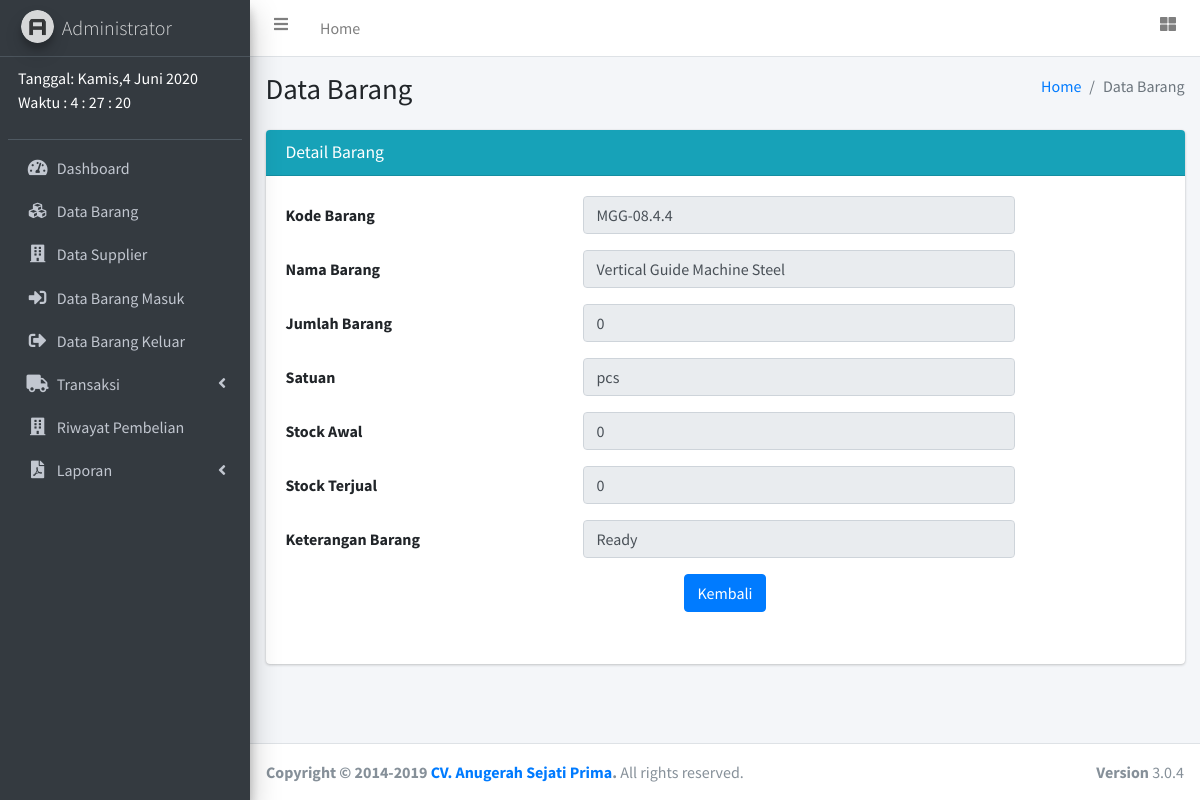
The page /admin/barangDetail.php?kd_barang=MGG-08.4.4 on the database its author committed.
### tables this page shows
CREATE TABLE `tbl_barang` (
  `id_barang` int(11) NOT NULL,
  `kd_barang` varchar(255) NOT NULL,
  `nama` varchar(1000) NOT NULL,
  `jumlah` int(15) NOT NULL,
  `satuan` varchar(20) NOT NULL,
  `keterangan` varchar(100) NOT NULL,
  `stock_awal` int(15) NOT NULL,
  `stock_terjual` int(15) NOT NULL
);

### admin/barangDetail.php (the view, shortened to what this page needs)
<?php include_once ('header.php') ?>
<?php include_once ('sidebar.php') ?>
<?php
$kdbar = $_GET['kd_barang'];
$sql   = "SELECT * FROM tbl_barang WHERE kd_barang = '$kdbar'";
$query = $mysqli->query($sql);
$row   = $query->fetch_array(MYSQLI_ASSOC);
?>
<div class="content-wrapper">
  <section class="content-header">
    <div class="container-fluid">
      <div class="row mb-2">
        <div class="col-sm-6">
          <h1>Data Barang</h1>
        </div>
        <div class="col-sm-6">
          <ol class="breadcrumb float-sm-right">
            <li class="breadcrumb-item"><a href="#">Home</a></li>
            <li class="breadcrumb-item active">Data Barang</li>
          </ol>
        </div>
      </div>
    </div>
  </section>
  <section class="content">
    <div class="container-fluid">
      <div class="card card-info">
        <div class="card-header">
          <h3 class="card-title">Detail Barang</h3>
        </div>
        <form class="form-horizontal" action="" method="post">
          <div class="card-body">
            <div class="form-group row">
              <label class="col-sm-4 col-form-label">Kode Barang</label>
              <div class="col-sm-6">
                <input class="form-control" type="text" value="<?php echo $row['kd_barang']; ?>" readonly>
              </div>
            </div>
            <div class="form-group row">
              <label class="col-sm-4 col-form-label">Nama Barang</label>
              <div class="col-sm-6">
                <input type="text" class="form-control" value="<?php echo $row['nama']; ?>" readonly>
              </div>
            </div>
            <div class="form-group row">
              <label class="col-sm-4 col-form-label">Jumlah Barang</label>
              <div class="col-sm-6">
                <input type="number" class="form-control" value="<?php echo $row['jumlah']; ?>" readonly>
              </div>
            </div>
            <div class="form-group row">
              <label for="" class="col-sm-4 col-form-label">Satuan</label>
              <div class="col-sm-6">
                <input type="text" class="form-control" value="<?php echo $row['satuan']; ?>" readonly>
              </div>
            </div>
            <div class="form-group row">
              <label class="col-sm-4 col-form-label">Stock Awal</label>
              <div class="col-sm-6">
                <input type="number" class="form-control" value="<?php echo $row['stock_awal']; ?>" readonly>
              </div>
            </div>
            <div class="form-group row">
              <label class="col-sm-4 col-form-label">Stock Terjual</label>
              <div class="col-sm-6">
                <input type="number" class="form-control" value="<?php echo $row['stock_terjual']; ?>" readonly>
              </div>
            </div>
            <div class="form-group row">
              <label for="" class="col-sm-4 col-form-label">Keterangan Barang</label>
              <div class="col-sm-6">
                <input type="text" class="form-control" value=<?= $row['keterangan']; ?> readonly>
              </div>
            </div>
            <div class="form-group">
              <div class="col-md-12 text-center">
                <a class="btn btn-primary" href="barangData.php">Kembali</a>
              </div>
            </div>
          </div>
        </form>
      </div>
    </div>
  </section>
</div>
<?php include_once ('footer.php') ?>

### rows shown on the page
tbl_barang: kd_barang "MGG-08.4.4", nama "Vertical Guide Machine Steel", jumlah "0", satuan "pcs", stock_awal "0", stock_terjual "0"
